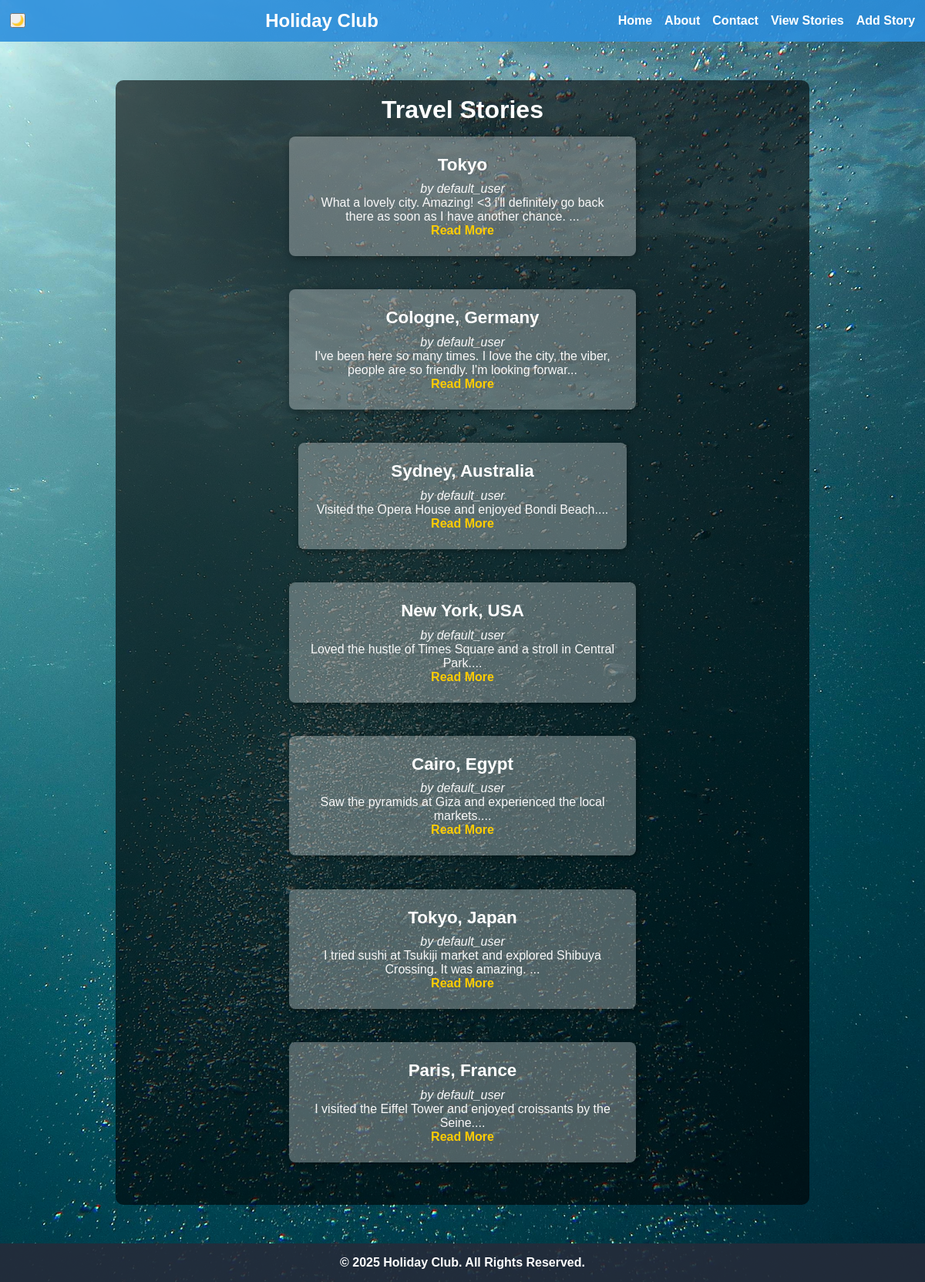
/viewstory, run on the app's committed database.
### tables this page shows
CREATE TABLE stories (
      id INTEGER PRIMARY KEY AUTOINCREMENT,
          user_id INTEGER NOT NULL,
              location TEXT NOT NULL,
                  story_text TEXT NOT NULL,
                      FOREIGN KEY (user_id) REFERENCES users(id)
                        );

CREATE TABLE users (
            id INTEGER PRIMARY KEY AUTOINCREMENT,
            username TEXT NOT NULL,
            email TEXT NOT NULL,
            password_hash TEXT
        );

### app.py (the view)
@app.route('/viewstory')
def view_story():
    conn = get_db_connection()
    stories = conn.execute('''
        SELECT s.id, s.location, s.story_text, u.username
          FROM stories s
          JOIN users u ON s.user_id = u.id
         ORDER BY s.id DESC
    ''').fetchall()
    conn.close()
    return render_template('viewstory.html', stories=stories)

### app.py (called while the page is built)
def get_db_connection():
    conn = sqlite3.connect(DATABASE)
    conn.row_factory = sqlite3.Row
    conn.execute('PRAGMA foreign_keys = ON;')
    return conn

### templates/viewstory.html
{% extends 'base.html' %}
{% block content %}
  <h1>Travel Stories</h1>
  <ul class="stories-list">
    {% for story in stories %}
      <li>
        <h2>{{ story.location }}</h2>
        <p><em>by {{ story.username }}</em></p>
        <p>{{ story.story_text[:100] }}...</p>
        <a href="{{ url_for('story_detail', story_id=story.id) }}">Read More</a>
      </li>
    {% endfor %}
  </ul>
{% endblock %}

### templates/base.html (shortened to what this page needs)
<!DOCTYPE html>
<html lang="en">
<head>
  <link rel="stylesheet" href="{{ url_for('static', filename='css/styles.css') }}">
</head>
<body>
  <nav class="navbar">
    <button id="dark-mode-toggle">🌙</button>
    <div class="nav-logo">
      <a href="{{ url_for('index') }}">Holiday Club</a>
    </div>
    <ul class="nav-links">
      <li><a href="{{ url_for('index') }}">Home</a></li>
      <li><a href="{{ url_for('about') }}">About</a></li>
      <li><a href="{{ url_for('contact') }}">Contact</a></li>
      <li><a href="{{ url_for('view_story') }}">View Stories</a></li>
      <li><a href="{{ url_for('add_story') }}">Add Story</a></li>
    </ul>
  </nav>
  <div class="container">
    {% block content %}
    {% endblock %}
  </div>
  <footer>
    <p>© 2025 Holiday Club. All Rights Reserved.</p>
  </footer>
</body>
</html>

### static/css/styles.css (style rules this page uses)
* { margin: 0; padding: 0; box-sizing: border-box; }
body { background: url("../images/background.jpg") no-repeat center center fixed; background-size: cover; font-family: Arial, sans-serif; color: white; margin: 0; padding: 0; }
h1, h2 { margin-bottom: 1rem; }
.container { background: rgba(0, 0, 0, 0.6); padding: 20px; border-radius: 10px; max-width: 900px; margin: 50px auto; text-align: center; }
.navbar { background-color: rgba(45, 143, 221, 0.9); display: flex; justify-content: space-between; align-items: center; padding: 0.8rem; }
.nav-logo a { color: #fff; text-decoration: none; font-size: 1.5rem; font-weight: bold; }
.nav-links { list-style: none; display: flex; gap: 1rem; }
.nav-links li a { color: #fff; text-decoration: none; font-weight: bold; }
footer { text-align: center; padding: 1rem; background-color: rgba(37, 44, 58, 0.9); color: white; font-weight: bold; margin-top: 2rem; }
.stories-list { list-style: none; margin: 1rem 0; padding: 0; display: flex; flex-wrap: wrap; gap: 1.5rem; justify-content: center; }
.stories-list li { background: rgba(255, 255, 255, 0.3); margin-bottom: 1.2rem; padding: 1.5rem; border-radius: 8px; max-width: 450px; text-align: center; box-shadow: 2px 2px 12px rgba(0, 0, 0, 0.4); }
.stories-list li h2 { margin-bottom: 0.6rem; color: #fff; font-size: 1.4rem; font-weight: bold; }
.stories-list li p { color: #f8f8f8; font-size: 1rem; }
.stories-list li a { color: #ffcc00; font-weight: bold; text-decoration: none; }

### data on the page
stories: location "Tokyo", username "default_user", story_text "What a lovely city. Amazing! <3 i'll definitely go back there as soon as I have another chance."
stories: location "Cologne, Germany", username "default_user", story_text "I've been here so many times. I love the city, the viber, people are so friendly. I'm looking forwar"
stories: location "Sydney, Australia", username "default_user", story_text "Visited the Opera House and enjoyed Bondi Beach."
stories: location "New York, USA", username "default_user", story_text "Loved the hustle of Times Square and a stroll in Central Park."
stories: location "Cairo, Egypt", username "default_user", story_text "Saw the pyramids at Giza and experienced the local markets."
stories: location "Tokyo, Japan", username "default_user", story_text "I tried sushi at Tsukiji market and explored Shibuya Crossing. It was amazing."
stories: location "Paris, France", username "default_user", story_text "I visited the Eiffel Tower and enjoyed croissants by the Seine."
